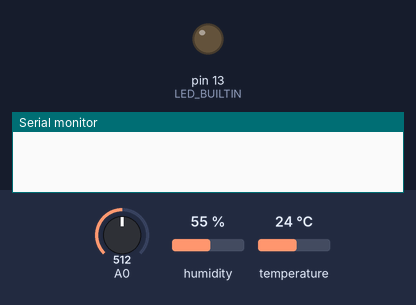
A sketch run on a simulated Arduino Uno, built with avr-gcc and run on an emulated ATmega328P. Parts: output pins drawn as LEDs (lit = HIGH), the last lines printed to the serial monitor. Inputs (shaded band) come from the test bench; at power-on: A0 = 512, humidity 55 %, temperature 24 °C.

Above: at 2.0 s.
At 4.3 s:
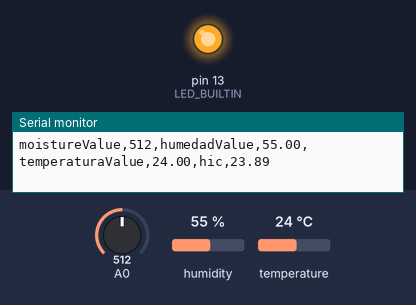
Timing chart, 0 to 6.5 s (numbered marks = the images above):
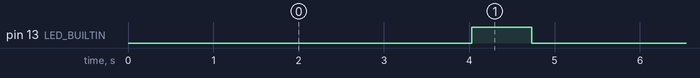

Measured:
- by itself, pin 13 (LED_BUILTIN): alternates HIGH for 0.70 s and LOW for 4.3 s

The sketch:

tallerPlantasonora_ReadAllSensors.ino
```cpp
/*
  Taller planta sonora Dic 2023

  Moisture: Reads an analog input on pin 0,

  DHT11:  Reads a digital input on pin 2, prints the result to the Serial Monitor
  Use Adafruit Unified Sensor

  .... :

*/

// Incluimos librería DHT
#include <DHT.h>
// Definimos el pin digital donde se conecta el sensor
#define DHTPIN 2
// Dependiendo del tipo de sensor
#define DHTTYPE DHT11
// Inicializamos el sensor DHT11
DHT dht(DHTPIN, DHTTYPE);

// the setup routine runs once when you press reset:
void setup() {
  // initialize serial communication at 9600 bits per second:
  Serial.begin(9600);
  // Comenzamos el sensor DHT
  dht.begin();

  //Led read blink
    pinMode(LED_BUILTIN, OUTPUT);
}

// the loop routine runs over and over again forever:
void loop() {
  // Esperamos 5 segundos entre medidas
  delay(4000);
  //Moisture
  int moistureValue = analogRead(A0);

  //DHT
  float h = dht.readHumidity();  // Leemos la humedad relativa
  float t = dht.readTemperature();// Leemos la temperatura en grados centígrados (por defecto)
  // Comprobamos si ha habido algún error en la lectura
  if (isnan(h) || isnan(t) ) {
    //Serial.println("Error obteniendo los datos del sensor DHT11");
    return;
  }

  // Calcular el índice de calor en grados centígrados
  float hic = dht.computeHeatIndex(t, h, false);

  String allSensorsInOneLine = "moistureValue,"+String(moistureValue)+","
                                +"humedadValue,"+String(h)+","
                                +"temperaturaValue,"+String(t)+","
                                +"hic,"+String(hic);

  Serial.println(allSensorsInOneLine);

  //one secon blink show
  digitalWrite(LED_BUILTIN, HIGH);   // turn the LED on (HIGH is the voltage level)
  delay(700);                       // wait for a second
  digitalWrite(LED_BUILTIN, LOW);    // turn the LED off by making the voltage LOW
  delay(300);

}
```
